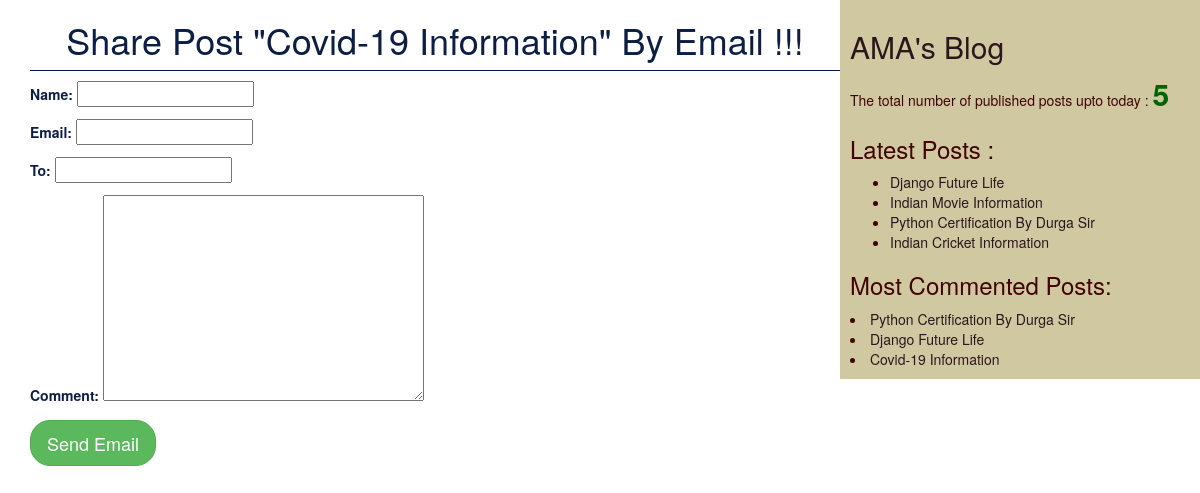
/1/share/, run on the app's committed database.
### blogapp/models.py (models this page shows, shortened)
class Post(models.Model):
    STATUS_CHOICES = (('draft','Draft'),('published','Published'))
    title = models.CharField(max_length=256)
    slug = models.SlugField(max_length=256,unique_for_date='publish')
    author = models.ForeignKey(User, on_delete=models.CASCADE,related_name='blog_posts')
    body = models.TextField()
    publish = models.DateTimeField(default=timezone.now)
    created = models.DateTimeField(auto_now_add=True)
    updated = models.DateTimeField(auto_now=True)
    status = models.CharField(max_length=10,choices=STATUS_CHOICES,default='draft')
    objects = CustomManager()
    tags = TaggableManager()
    class Meta:
        ordering = ('-publish',)
    def get_absolute_url(self):
        return reverse("post_detail", args=[self.publish.year,self.publish.strftime("%m"),
        self.publish.strftime("%d"),self.slug])

### blogapp/views.py (the view)
# urls.py: path('<int:id>/share/',views.send_email_view)
def send_email_view(request,id):
    post = get_object_or_404(Post ,id=id,status='published')
    sent = False
    if request.method == 'POST':
        form = SendEmailForm(request.POST)
        if form.is_valid():
            cd = form.cleaned_data
            post_url = request.build_absolute_uri(post.get_absolute_url())
            subject = '{}({}) recommends you to read "{}"'.format(cd['name'],cd['email'],post.title)
            message = 'Read Post At: \n{}\n\n{}\' Comments:\n{}'.format(post_url,cd['name'],cd['comment'])
            send_mail(subject,message,'aparna@blog.com',[cd['to']])
            sent = True
    else:
        form = SendEmailForm()
    return render(request,'blogapp/sharebyemail.html',{'form':form,'post':post,'sent':sent})

### blogapp/forms.py
class SendEmailForm(forms.Form):
    name = forms.CharField()
    email = forms.EmailField()
    to = forms.EmailField()
    comment = forms.CharField(required=False,widget=forms.Textarea)

### blogapp/models.py (called while the page is built)
    def get_queryset(self):
        return super().get_queryset().filter(status='published')

### blogapp/templatetags/blog_tags.py (called while the page is built)
@register.simple_tag
def total_posts():
    return Post.objects.count()

@register.inclusion_tag('blogapp/latest_posts123.html')
def show_latest_posts(count=3):
    latest_posts = Post.objects.order_by('-publish')[:count]
    return {'latest_posts':latest_posts}

@register.simple_tag
def get_most_commented_posts(count=3):
    return Post.objects.annotate(total_comments=Count('comments')).order_by('-total_comments')[:count]

### templates/blogapp/sharebyemail.html (shortened to what this page needs)
{% extends 'blogapp/base.html' %}
{% block body_block %}
{% if sent %}
<h1>Email Successfully Sent!!!</h1>
<h2>"{{post.title}}" was sent by email..</h2>
{% else %}
<h1>Share Post "{{post.title}}" By Email !!!</h1>
<form method="POST">
     {{form.as_p}}
     <input type="submit" value="Send Email" class="btn btn-success btn-lg">
</form>
{% endif %}
{% endblock  %}

### templates/blogapp/base.html (shortened to what this page needs)
<!DOCTYPE html>
{% load blog_tags %}
{% load static %}
<html>
<head>
    <link rel="stylesheet" href="https://stackpath.bootstrapcdn.com/bootstrap/3.4.1/css/bootstrap.min.css">
	<link rel="stylesheet" href="{% static 'css/blog.css' %}">
</head>
<body>
	<div class="content">
		{% block body_block %}
        {% endblock  %}
	</div>
    <div class="sidebar">
		<h2><a href="/">AMA's Blog</a></h2>
        <p>The total number of published posts upto today : <span id="pcount">{% total_posts %}</span></p>
	    <h3>Latest Posts :</h3>
		{% show_latest_posts 4%}
		<h3>Most Commented Posts:</h3>
		{% get_most_commented_posts as most_commented_posts%}
		{% for post in most_commented_posts %}
		<li><a href="{{post.get_absolute_url}}">{{post.title}}</a></li>
		{% endfor %}
	</div>
</body>
</html>

### templates/blogapp/latest_posts123.html
<ul>
   {% for post in latest_posts %}
   <li><a href="{{post.get_absolute_url}}">{{post.title}}</a></li>
   {% endfor %}
</ul>

### static/css/blog.css (style rules this page uses)
.content { width: 70%; float: left; padding: 0 0 0 30px; color: #0d1e45; }
.sidebar { width: 30%; float: right; padding: 10px; background:#cfc8a1 ; color: #420402; }
h1 { text-align: center; border-bottom: 1px solid #041945; padding: 0 0 10px 0; }
body { background: url(https://images.unsplash.com/photo-1495195129352-aeb325a55b65?ixlib=rb-1.2.1&auto=format&fit=crop&w=400&q=60); background-repeat: no-repeat; background-size: cover; color: #041945; }
a { color: #2b161d; }
.btn { border-radius: 20px; }
#pcount { font-size: 30px; font-weight: 800; color: darkgreen; }

### data on the page
Post: title "Covid-19 Information"
Post: title "Django Future Life"
Post: title "Indian Movie Information"
Post: title "Python Certification By Durga Sir"
Post: title "Indian Cricket Information"
